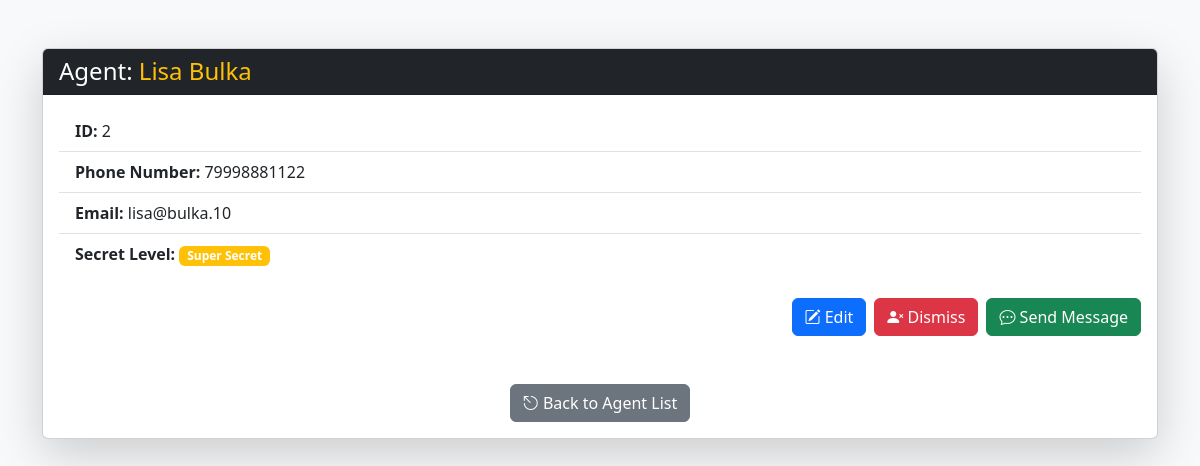
Page /agent/2 on the committed database.
### app.py (models this page shows, shortened)
class Agents(db.Model):
    id = db.Column(db.Integer, primary_key=True)
    code_name = db.Column(db.String(40), nullable=False, unique=True)
    phone = db.Column(db.Integer)
    email = db.Column(db.String(50), nullable=False)
    secret_level = db.Column(db.Enum(LevelSecret), nullable=False)

### app.py (the view)
@app.route('/agent/<int:id>')
def show_agent(id):
    agent = Agents.query.get_or_404(id)
    return render_template('agent.html', agent=agent, theme='light')

### templates/agent.html (shortened to what this page needs)
<!DOCTYPE html>
<html lang="en">
<head>
  <link href="https://cdn.jsdelivr.net/npm/bootstrap@5.3.3/dist/css/bootstrap.min.css" rel="stylesheet">
  <link href="https://cdn.jsdelivr.net/npm/bootstrap-icons@1.10.5/font/bootstrap-icons.css" rel="stylesheet">
</head>
<body class="bg-{{ theme }} py-5">
    <div class="container">
        <div class="card shadow-lg">
            <div class="card-header bg-dark text-white">
                <h4 class="mb-0">Agent: <span class="text-warning">{{ agent.code_name.title() }}</span></h4>
            </div>
            <div class="card-body">
                <ul class="list-group list-group-flush mb-4">
                    <li class="list-group-item"><strong>ID:</strong> {{ agent.id }}</li>
                    <li class="list-group-item"><strong>Phone Number:</strong> {{ agent.phone }}</li>
                    <li class="list-group-item"><strong>Email:</strong> {{ agent.email }}</li>
                    <li class="list-group-item"><strong>Secret Level:</strong>
                        <span class="badge bg-warning">{{ agent.secret_level.value }}</span>
                    </li>
                </ul>
                <div class="d-flex justify-content-end gap-2">
                    <a href="{{ url_for('edit_agent', id=agent.id) }}" class="btn btn-primary">
                        <i class="bi bi-pencil-square"></i> Edit
                    </a>
                    <a href="{{ url_for('delete_agent', id=agent.id) }}" onclick="return confirm('Are you sure?');event.stopPropagation()" class="btn btn-danger">
                        <i class="bi bi-person-x-fill"></i> Dismiss
                    </a>
                    <a href="#" class="btn btn-success" data-bs-toggle="modal" data-bs-target="#exampleModal">
                        <i class="bi bi-chat-dots"></i> Send Message
                    </a>
                </div>
                <div class="text-center mt-5">
                    <a href="{{ url_for('get_agents') }}" class="btn btn-secondary">
                        <i class="bi bi-escape"></i> Back to Agent List
                    </a>
                </div>
            </div>
        </div>
    </div>
</body>
</html>

### rows in the picture
Agents: code_name "Lisa Bulka", id "2", phone "79998881122", email "lisa@bulka.10", secret_level.value "Super Secret"
